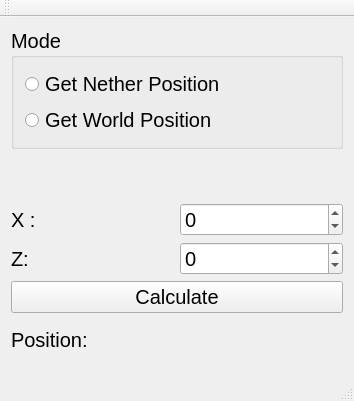
<?xml version="1.0" encoding="UTF-8"?>
<ui version="4.0">
 <class>NetherPos</class>
 <widget class="QMainWindow" name="NetherPos">
  <property name="geometry">
   <rect>
    <x>0</x>
    <y>0</y>
    <width>354</width>
    <height>401</height>
   </rect>
  </property>
  <property name="sizePolicy">
   <sizepolicy hsizetype="Expanding" vsizetype="Expanding">
    <horstretch>0</horstretch>
    <verstretch>0</verstretch>
   </sizepolicy>
  </property>
  <property name="font">
   <font>
    <pointsize>15</pointsize>
   </font>
  </property>
  <property name="windowTitle">
   <string>NetherPos</string>
  </property>
  <widget class="QWidget" name="centralWidget">
   <layout class="QVBoxLayout" name="verticalLayout_2">
    <item>
     <widget class="QGroupBox" name="radioGroupBox">
      <property name="title">
       <string>Mode</string>
      </property>
      <layout class="QVBoxLayout" name="verticalLayout">
       <item>
        <widget class="QRadioButton" name="netherRadioButton">
         <property name="text">
          <string>Get Nether Position</string>
         </property>
        </widget>
       </item>
       <item>
        <widget class="QRadioButton" name="worldRadioButton">
         <property name="text">
          <string>Get World Position</string>
         </property>
        </widget>
       </item>
      </layout>
     </widget>
    </item>
    <item>
     <widget class="QLabel" name="instructionLabel">
      <property name="text">
       <string/>
      </property>
     </widget>
    </item>
    <item>
     <layout class="QHBoxLayout" name="horizontalLayout">
      <item>
       <widget class="QLabel" name="xLabel">
        <property name="text">
         <string>X :</string>
        </property>
       </widget>
      </item>
      <item>
       <widget class="QSpinBox" name="xSpinBox">
        <property name="minimum">
         <number>-30000000</number>
        </property>
        <property name="maximum">
         <number>30000000</number>
        </property>
       </widget>
      </item>
     </layout>
    </item>
    <item>
     <layout class="QHBoxLayout" name="horizontalLayout_2">
      <item>
       <widget class="QLabel" name="zLabel">
        <property name="text">
         <string>Z:</string>
        </property>
       </widget>
      </item>
      <item>
       <widget class="QSpinBox" name="zSpinBox">
        <property name="minimum">
         <number>-30000000</number>
        </property>
        <property name="maximum">
         <number>30000000</number>
        </property>
       </widget>
      </item>
     </layout>
    </item>
    <item>
     <widget class="QPushButton" name="calculatePushButton">
      <property name="text">
       <string>Calculate</string>
      </property>
     </widget>
    </item>
    <item>
     <layout class="QHBoxLayout" name="horizontalLayout_3">
      <item>
       <widget class="QLabel" name="positionResultLabel">
        <property name="text">
         <string>Position:</string>
        </property>
       </widget>
      </item>
      <item>
       <widget class="QLabel" name="resultLabel">
        <property name="text">
         <string/>
        </property>
       </widget>
      </item>
     </layout>
    </item>
   </layout>
  </widget>
  <widget class="QMenuBar" name="menuBar">
   <property name="geometry">
    <rect>
     <x>0</x>
     <y>0</y>
     <width>354</width>
     <height>22</height>
    </rect>
   </property>
  </widget>
  <widget class="QToolBar" name="mainToolBar">
   <attribute name="toolBarArea">
    <enum>TopToolBarArea</enum>
   </attribute>
   <attribute name="toolBarBreak">
    <bool>false</bool>
   </attribute>
  </widget>
  <widget class="QStatusBar" name="statusBar"/>
 </widget>
 <layoutdefault spacing="6" margin="11"/>
 <resources/>
 <connections/>
</ui>
